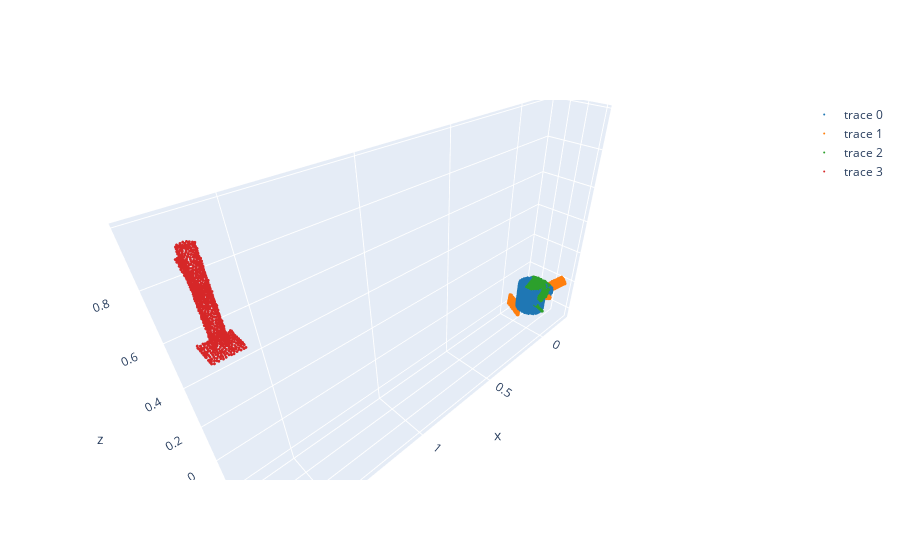

This figure's notebook cell:
### Code cell
plot_multi([points_action,
           T_pred_negative_transform.transform_points(points_anchor),
           points_action_tele, 
           points_anchor_tele])

### Figure 1 — Plotly figure (JSON) as saved in the notebook; plotly's stock layout.template omitted (floating-point values rounded to 4 significant figures; data arrays with more than 128 entries replaced by an {"elided": "..."} marker saying what was removed)
{"data": [{"marker": {"color": "#1f77b4", "size": 1, "symbol": "circle"}, "mode": "markers", "type": "scatter3d", "x": {"elided": "1024 float values"}, "y": {"elided": "1024 float values"}, "z": {"elided": "1024 float values"}}, {"marker": {"color": "#ff7f0e", "size": 1, "symbol": "circle"}, "mode": "markers", "type": "scatter3d", "x": {"elided": "1024 float values"}, "y": {"elided": "1024 float values"}, "z": {"elided": "1024 float values"}}, {"marker": {"color": "#2ca02c", "size": 1, "symbol": "circle"}, "mode": "markers", "type": "scatter3d", "x": {"elided": "1024 float values"}, "y": {"elided": "1024 float values"}, "z": {"elided": "1024 float values"}}, {"marker": {"color": "#d62728", "size": 1, "symbol": "circle"}, "mode": "markers", "type": "scatter3d", "x": {"elided": "1024 float values"}, "y": {"elided": "1024 float values"}, "z": {"elided": "1024 float values"}}], "layout": {"scene": {"aspectmode": "data"}}}
